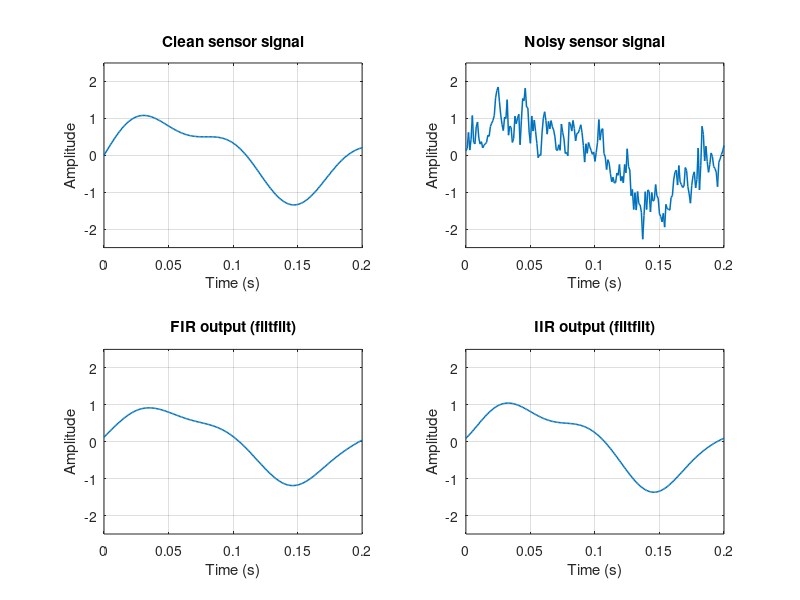
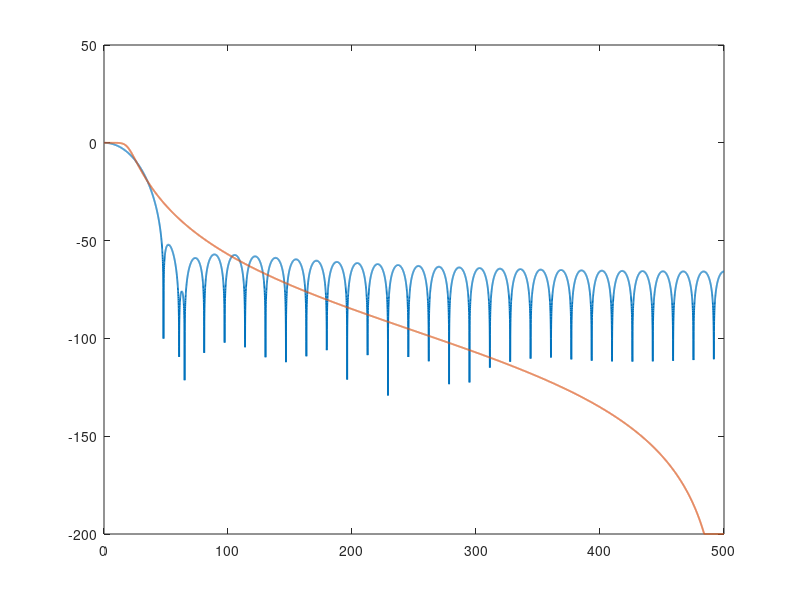

Source code (MATLAB) for these figures, in order: (Note: this script raises an error after producing the figures.)
%% Lecture 6 - Practical Digital Filtering Assignment
% Savonia - Parts A and B (one runnable MATLAB script)
% Requires: MATLAB + Signal Processing Toolbox (fir1, butter, freqz, filtfilt)
% Generates figures and numerical results in the 'results' folder.
% IMPORTANT: Run this file yourself, inspect figures, and report actual results.

clear; clc; close all;
outDir = fullfile(pwd, 'results');
if ~exist(outDir, 'dir')
    mkdir(outDir);
end

%% Part A - Filter a synthetic sensor signal
FsSensor = 1000;                         % Sampling rate in Hz
t = (0:1/FsSensor:2-1/FsSensor)';      % 2 seconds, column vector
rng(7);                                 % Reproducible random noise
clean = sin(2*pi*5*t) + 0.35*sin(2*pi*12*t);
noise = 0.35*sin(2*pi*50*t) + 0.20*sin(2*pi*137*t) ...
      + 0.25*randn(size(t));
x = clean + noise;

fc = 20;                                % Low-pass cutoff in Hz
bFIR = fir1(60, fc/(FsSensor/2), 'low'); % 60th order, 61 taps
[bIIR, aIIR] = butter(4, fc/(FsSensor/2), 'low');
yFIR = filtfilt(bFIR, 1, x);           % Offline, zero-phase filtering
yIIR = filtfilt(bIIR, aIIR, x);

rmseNoisy = sqrt(mean((x-clean).^2));
rmseFIR   = sqrt(mean((yFIR-clean).^2));
rmseIIR   = sqrt(mean((yIIR-clean).^2));

fprintf('\nPART A - SENSOR FILTERING\n');
fprintf('Sample rate = %.0f Hz, cutoff = %.0f Hz\n', FsSensor, fc);
fprintf('FIR order = 60, FIR taps = %d; IIR Butterworth order = 4\n', numel(bFIR));
fprintf('RMSE, noisy signal: %.6f\n', rmseNoisy);
fprintf('RMSE, FIR output:  %.6f\n', rmseFIR);
fprintf('RMSE, IIR output:  %.6f\n', rmseIIR);

% Figure A1 - 0.2 seconds on identical time and amplitude axes.
idxShort = t >= 0 & t <= 0.2;
partsA = {clean, x, yFIR, yIIR};
titlesA = {'Clean sensor signal', 'Noisy sensor signal', ...
           'FIR output (filtfilt)', 'IIR output (filtfilt)'};
fig = figure('Color', 'w', 'Name', 'A1 Sensor time-domain comparison');
for k = 1:4
    subplot(2,2,k);
    thisSignal = partsA{k};
    plot(t(idxShort), thisSignal(idxShort), 'LineWidth', 1.1);
    grid on; title(titlesA{k});
    xlabel('Time (s)'); ylabel('Amplitude');
    xlim([0 0.2]); ylim([-2.5 2.5]);
end
saveas(fig, fullfile(outDir, 'sensor_time_comparison.png'));

% Figure A2 - one-pass frequency responses of the two designs.
% filtfilt applies the filter forward and backward, so its net magnitude
% response is approximately the SQUARE of the one-pass magnitude response.
[HFIR, fResp] = freqz(bFIR, 1, 8192, FsSensor);
[HIIR, ~] = freqz(bIIR, aIIR, 8192, FsSensor);
fig = figure('Color', 'w', 'Name', 'A2 Low-pass filter responses');
plot(fResp, 20*log10(max(abs(HFIR), 1e-10)), 'LineWidth', 1.3);
hold on;
plot(fResp, 20*log10(max(abs(HIIR), 1e-10)), 'LineWidth', 1.3);
xline(fc, '--k', '20 Hz cutoff');
grid on; xlim([0 200]); ylim([-120 5]);
xlabel('Frequency (Hz)'); ylabel('Magnitude (dB)');
title('Single-pass frequency response (freqz)');
legend('FIR order 60', 'Butterworth IIR order 4', 'Location', 'southwest');
saveas(fig, fullfile(outDir, 'sensor_filter_responses.png'));

% Figure A3 - single-sided amplitude spectra (same axis for fair comparison).
[fSpec, Pnoisy] = oneSidedSpectrum(x, FsSensor);
[~, PFIR] = oneSidedSpectrum(yFIR, FsSensor);
[~, PIIR] = oneSidedSpectrum(yIIR, FsSensor);
fig = figure('Color', 'w', 'Name', 'A3 Sensor spectra');
plot(fSpec, Pnoisy, 'LineWidth', 1.1); hold on;
plot(fSpec, PFIR, 'LineWidth', 1.1);
plot(fSpec, PIIR, 'LineWidth', 1.1);
for fMark = [5 12 50 137]
    xline(fMark, ':', sprintf('%g Hz', fMark));
end
grid on; xlim([0 170]);
xlabel('Frequency (Hz)'); ylabel('Single-sided amplitude');
title('Noisy, FIR and IIR sensor spectra');
legend('Noisy', 'FIR', 'IIR', 'Location', 'northeast');
saveas(fig, fullfile(outDir, 'sensor_spectra.png'));

% Figure A4 - RMSE as a directly comparable numerical summary.
fig = figure('Color', 'w', 'Name', 'A4 Sensor RMSE');
bar([rmseNoisy, rmseFIR, rmseIIR]); grid on;
set(gca, 'XTick', 1:3, 'XTickLabel', {'Noisy', 'FIR', 'IIR'});
ylabel('RMSE (signal amplitude units)');
title('RMSE relative to the known clean sensor signal');
saveas(fig, fullfile(outDir, 'sensor_rmse.png'));

%% Part B - Remove controlled 50 Hz hum from the Handel audio example
% load handel provides variables y (audio samples) and Fs (sample rate).
% If MATLAB reports that handel is missing, consult your course instructor
% about an approved audio recording before substituting other data.
load handel;
xClean = y(:);
FsAudio = Fs;
clear y Fs;
tAudio = (0:numel(xClean)-1)'/FsAudio;

% Add exactly the controlled hum specified in the assignment.
hum = 0.15*sin(2*pi*50*tAudio);
xHum = xClean + hum;

% Compare two second-order Butterworth band-stop filter designs.
[bNarrow, aNarrow] = butter(2, [49 51]/(FsAudio/2), 'stop');
[bWide, aWide] = butter(2, [45 55]/(FsAudio/2), 'stop');
yNarrow = filtfilt(bNarrow, aNarrow, xHum);
yWide = filtfilt(bWide, aWide, xHum);

% Because the injected hum is known, its residual can be measured by
% filtering the known hum alone. This avoids confusing natural audio
% energy at ~50 Hz with the injected interference.
humNarrow = filtfilt(bNarrow, aNarrow, hum);
humWide   = filtfilt(bWide, aWide, hum);
complex50 = exp(-1i*2*pi*50*tAudio);
Naudio = numel(tAudio);
ampBefore = 2/Naudio * abs(sum(hum .* complex50));
ampAfterNarrow = 2/Naudio * abs(sum(humNarrow .* complex50));
ampAfterWide   = 2/Naudio * abs(sum(humWide .* complex50));
attNarrow = 20*log10(max(ampAfterNarrow,eps)/max(ampBefore,eps));
attWide = 20*log10(max(ampAfterWide,eps)/max(ampBefore,eps));

% A separate distortion measure relative to the known unmodified audio.
% Do not treat this metric alone as a perceptual audio-quality score.
rmseAudioNarrow = sqrt(mean((yNarrow-xClean).^2));
rmseAudioWide = sqrt(mean((yWide-xClean).^2));

fprintf('\nPART B - AUDIO HUM REDUCTION\n');
fprintf('Handel audio sample rate = %.0f Hz, duration = %.2f seconds\n', ...
        FsAudio, numel(xClean)/FsAudio);
fprintf('Injected hum amplitude estimate at 50 Hz: %.6f\n',ampBefore);
fprintf('Residual injected hum, narrow 49-51 Hz: %.8f (%.2f dB)\n', ...
        ampAfterNarrow, attNarrow);
fprintf('Residual injected hum, wide 45-55 Hz:   %.8f (%.2f dB)\n', ...
        ampAfterWide, attWide);
fprintf('Audio RMSE vs clean, narrow: %.6f\n',rmseAudioNarrow);
fprintf('Audio RMSE vs clean, wide:   %.6f\n',rmseAudioWide);

% Figure B1 - same time and amplitude axes for all four waveforms.
tStart = 0.5;
idxAudio = tAudio >= tStart & tAudio <= tStart + 0.12;
partsB = {xClean, xHum, yNarrow, yWide};
titlesB = {'Clean audio', 'Audio with 50 Hz hum', ...
           'Filtered: narrow 49-51 Hz', 'Filtered: wide 45-55 Hz'};
maxY = max(abs([xClean(idxAudio); xHum(idxAudio); ...
                yNarrow(idxAudio); yWide(idxAudio)]));
fig = figure('Color', 'w', 'Name', 'B1 Audio waveform comparison');
for k = 1:4
    subplot(2,2,k);
    thisSignal = partsB{k};
    plot(tAudio(idxAudio), thisSignal(idxAudio), 'LineWidth', 0.9);
    grid on; title(titlesB{k});
    xlabel('Time (s)'); ylabel('Amplitude');
    xlim([tStart tStart+0.12]); ylim(1.05*[-maxY maxY]);
end
saveas(fig, fullfile(outDir, 'audio_waveform_comparison.png'));

% Figure B2 - low-frequency spectra before/after hum reduction.
[fAudio, PClean] = oneSidedSpectrum(xClean, FsAudio);
[~, PHum] = oneSidedSpectrum(xHum, FsAudio);
[~, PNarrow] = oneSidedSpectrum(yNarrow, FsAudio);
[~, PWide] = oneSidedSpectrum(yWide, FsAudio);
fig = figure('Color', 'w', 'Name', 'B2 Audio low-frequency spectra');
plot(fAudio, PClean, 'LineWidth', 1.1); hold on;
plot(fAudio, PHum, 'LineWidth', 1.1);
plot(fAudio, PNarrow, 'LineWidth', 1.1);
plot(fAudio, PWide, 'LineWidth', 1.1);
xline(50, '--k', '50 Hz hum');
grid on; xlim([0 150]);
xlabel('Frequency (Hz)'); ylabel('Single-sided amplitude');
title('Audio spectra near the 50 Hz hum');
legend('Clean audio','Hum added','Narrow filter','Wide filter', ...
       'Location','northeast');
saveas(fig, fullfile(outDir, 'audio_spectrum.png'));

% Figure B3 - band-stop filter comparison, one-pass magnitudes.
[HNarrow, fNotch] = freqz(bNarrow, aNarrow, 16384, FsAudio);
[HWide, ~] = freqz(bWide, aWide, 16384, FsAudio);
fig = figure('Color', 'w', 'Name', 'B3 Notch frequency responses');
plot(fNotch,20*log10(max(abs(HNarrow),1e-10)),'LineWidth',1.2); hold on;
plot(fNotch,20*log10(max(abs(HWide),1e-10)),'LineWidth',1.2);
xline(50,'--k','50 Hz');
grid on; xlim([30 70]); ylim([-90 5]);
xlabel('Frequency (Hz)'); ylabel('Magnitude (dB)');
title('Single-pass narrow and wide stop-band responses');
legend('49-51 Hz notch','45-55 Hz notch','Location','southwest');
saveas(fig, fullfile(outDir, 'audio_notch_responses.png'));

%% Write measurements to a file for the report
summaryPath = fullfile(outDir, 'measured_results.txt');
fid = fopen(summaryPath, 'w');
assert(fid~=-1, 'Could not create results file in the working directory.');
fprintf(fid, 'LECTURE 6 - MATLAB MEASUREMENTS\n');
fprintf(fid, 'Generated when lecture6_filtering.m was run in MATLAB.\n\n');
fprintf(fid, 'PART A (sensor; Fs=%.0f Hz, cutoff=%.0f Hz)\n',FsSensor,fc);
fprintf(fid, 'FIR taps: %d; IIR order: 4\n', numel(bFIR));
fprintf(fid, 'RMSE noisy: %.8f\nRMSE FIR: %.8f\nRMSE IIR: %.8f\n\n', ...
        rmseNoisy,rmseFIR,rmseIIR);
fprintf(fid, 'PART B (audio; Fs=%.0f Hz)\n',FsAudio);
fprintf(fid, 'Added 50 Hz hum amplitude estimate: %.8f\n',ampBefore);
fprintf(fid, 'Residual narrow notch: %.8f; attenuation: %.2f dB\n', ...
        ampAfterNarrow,attNarrow);
fprintf(fid, 'Residual wide notch: %.8f; attenuation: %.2f dB\n', ...
        ampAfterWide,attWide);
fprintf(fid, 'Audio RMSE narrow vs clean: %.8f\n',rmseAudioNarrow);
fprintf(fid, 'Audio RMSE wide vs clean: %.8f\n',rmseAudioWide);
fprintf(fid, '\nCaution: Listening results must be entered from your own comparison.\n');
fclose(fid);

fprintf('\nSaved seven PNG files and measured_results.txt in:\n%s\n',outDir);
fprintf('NEXT: Inspect each figure; listen to hum-added and filtered audio\n');
fprintf('at the SAME playback gain; fill report with actual results.\n');

% OPTIONAL, run these commands separately in the Command Window if sound
% playback is supported by your MATLAB setup. Same gain for every sample:
% commonGain = 0.9/max(abs([xHum; yNarrow; yWide]));
% sound(xHum*commonGain, FsAudio);       % hum-added version
% sound(yNarrow*commonGain, FsAudio);    % narrow filter version
% sound(yWide*commonGain, FsAudio);      % wider filter version
% Play the examples ONE AT A TIME, not simultaneously.

%% Local helper - one-sided Fourier amplitude spectrum
function [freq, P1] = oneSidedSpectrum(signal, fs)
    signal = signal(:);
    N = numel(signal);
    P2 = abs(fft(signal))/N;
    nPositive = floor(N/2) + 1;
    P1 = P2(1:nPositive);
    if rem(N,2) == 0
        if nPositive > 2
            P1(2:end-1) = 2*P1(2:end-1);
        end
    else
        if nPositive > 1
            P1(2:end) = 2*P1(2:end);
        end
    end
    freq = (0:nPositive-1)'*(fs/N);
end
